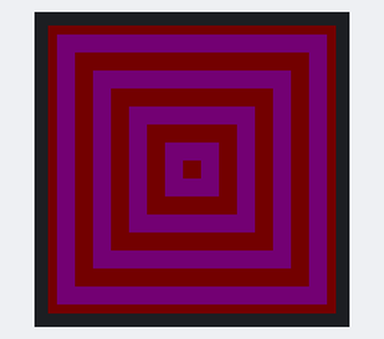
A sketch run on a simulated Arduino Uno, built with avr-gcc and run on an emulated ATmega328P. Parts: 32×32 colour display.

Above: at 0.16 s.
At 0.65 s:
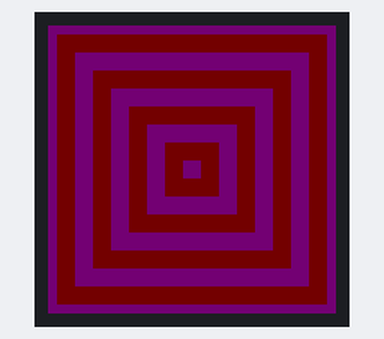

The sketch:

aniLib_test.ino
```cpp
// author: Eli Woods

#include "Adafruit_GFX.h"
#include "RGBmatrixPanel.h"
#include "MatrixAnimation.h" // Animation library


// This variable controls the animations and board. There are no direct
// calls to the the board in the source code now.
MatrixAnimation matrix;

void setup() {

  // Arduino setup
  Serial.begin(9600);

  // Animation Setup
  matrix.rand_color_init();
}

void loop() {

  matrix.zoom_2col(100);
  //matrix.cross_sweep(0, 2, matrix.Color444(7, 0, 7), 100);

}
```
